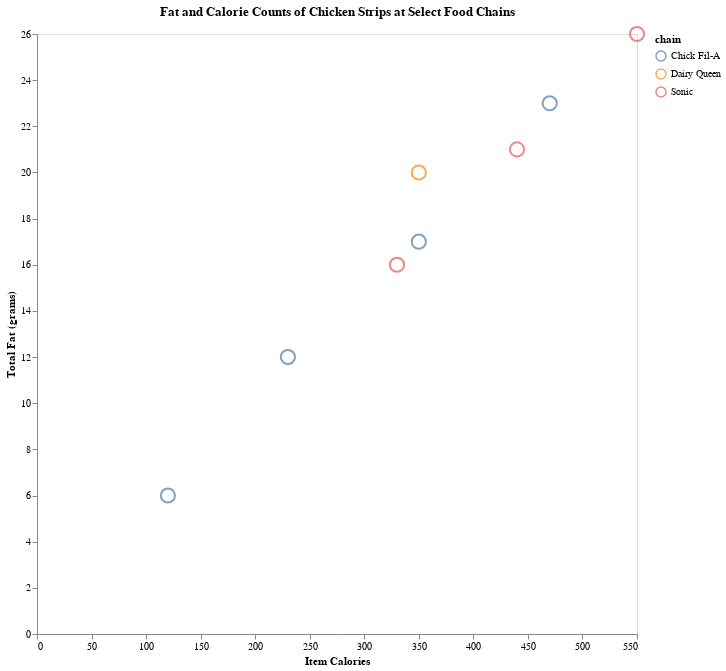

Write notebook code for a chart like this one.
### Markdown cell above
## Plot

### Code cell
# Plot 1: A scatterplot
alt.Chart(
    stripsdata, title = "Fat and Calorie Counts of Chicken Strips at Select Food Chains"
).mark_point(
    point=True,
    size=200
).encode(
    alt.X("calories:Q", axis=alt.Axis(grid=False, title="Item Calories")),
    alt.Y('total_fat:Q', axis=alt.Axis(grid=False, title="Total Fat (grams)")),
    alt.Color("chain:N"), 
    alt.Tooltip(["item", "chain", "calories", "total_fat"])
).properties(
    width=600,
    height=600
)

### Figure 1 — Vega-Lite specification as saved in the notebook (floating-point values rounded to 4 significant figures)
{"config": {"view": {"continuousWidth": 400, "continuousHeight": 300}}, "data": {"name": "data-bf4fd726855acf1a52ebd49a5bc19d43"}, "mark": {"type": "point", "point": true, "size": 200}, "encoding": {"color": {"field": "chain", "type": "nominal"}, "tooltip": [{"field": "item", "type": "nominal"}, {"field": "chain", "type": "nominal"}, {"field": "calories", "type": "quantitative"}, {"field": "total_fat", "type": "quantitative"}], "x": {"axis": {"grid": false, "title": "Item Calories"}, "field": "calories", "type": "quantitative"}, "y": {"axis": {"grid": false, "title": "Total Fat (grams)"}, "field": "total_fat", "type": "quantitative"}}, "height": 600, "title": "Fat and Calorie Counts of Chicken Strips at Select Food Chains", "width": 600, "$schema": "https://vega.github.io/schema/vega-lite/v4.17.0.json", "datasets": {"data-bf4fd726855acf1a52ebd49a5bc19d43": [{"item": "1 Piece Chick-n-Strips", "chain": "Chick Fil-A", "calories": 120, "total_fat": 6}, {"item": "2 Piece Chick-n-Strips", "chain": "Chick Fil-A", "calories": 230, "total_fat": 12}, {"item": "3 Piece Chick-n-Strips", "chain": "Chick Fil-A", "calories": 350, "total_fat": 17}, {"item": "4 piece Chick-n-Strips", "chain": "Chick Fil-A", "calories": 470, "total_fat": 23}, {"item": "3 Piece Super Crunch Chicken Strips", "chain": "Sonic", "calories": 330, "total_fat": 16}, {"item": "4 Piece Super Crunch Chicken Strips", "chain": "Sonic", "calories": 440, "total_fat": 21}, {"item": "5 Piece Super Crunch Chicken Strips", "chain": "Sonic", "calories": 550, "total_fat": 26}, {"item": "3 chicken strips Chicken Strips", "chain": "Dairy Queen", "calories": 350, "total_fat": 20}]}}
